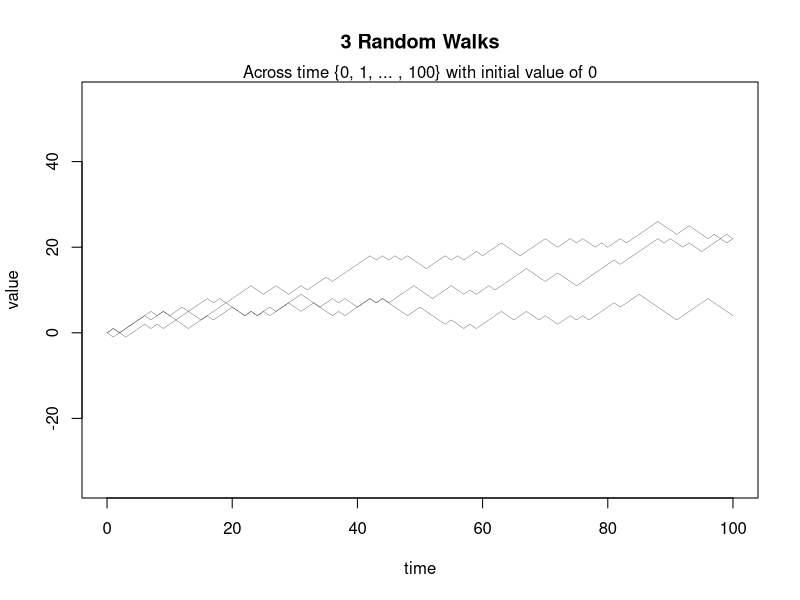

Generate this figure with R:
# Source: https://www.r-bloggers.com/a-plot-of-250-random-walks/

# Generate k random walks across time {0, 1, ... , T}
T <- 100
k <- 3
initial.value <- 0
GetRandomWalk <- function() {
  # Add a standard normal at each step
  initial.value + c(0, cumsum(sample(c(1, -1), T, replace=TRUE, prob=c(0.55,0.45))))
}
# Matrix of random walks
values <- replicate(k, GetRandomWalk())
# Create an empty plot
dev.new(height=8, width=12)
plot(0:T, rep(NA, T + 1), main=sprintf("%s Random Walks", k),
     xlab="time", ylab="value",
     ylim=10 + 4.5 * c(-1, 1) * sqrt(T))
mtext(sprintf("%s%s} with initial value of %s",
              "Across time {0, 1, ... , ", T, initial.value))
for (i in 1:k) {
  lines(0:T, values[ , i], lwd=0.25)
}

for (i in 1:k) {
  cat("Random-walk / k =", i, "\n")
  cat("Mean: ", mean(values[,i]), "\n")
  cat("Variance: ", var(values[,i]), "\n")
}
